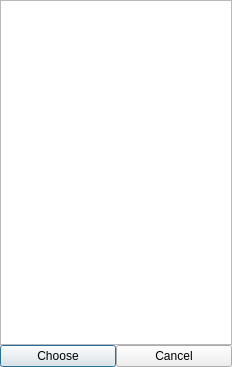
<?xml version="1.0" encoding="UTF-8"?>
<ui version="4.0">
 <author>Bernd Stramm &lt;bernd.stramm@gmail.com&gt;</author>
 <class>PickString</class>
 <widget class="QDialog" name="PickString">
  <property name="geometry">
   <rect>
    <x>0</x>
    <y>0</y>
    <width>232</width>
    <height>367</height>
   </rect>
  </property>
  <property name="windowTitle">
   <string>Pick One</string>
  </property>
  <property name="windowIcon">
   <iconset resource="../permute.qrc">
    <normaloff>:/deeptrim.png</normaloff>:/deeptrim.png</iconset>
  </property>
  <layout class="QGridLayout" name="gridLayout">
   <item row="0" column="0" colspan="2">
    <widget class="QListView" name="stringList"/>
   </item>
   <item row="1" column="0">
    <widget class="QPushButton" name="pickButton">
     <property name="text">
      <string>Choose</string>
     </property>
     <property name="icon">
      <iconset resource="../permute.qrc">
       <normaloff>:/icons/dialog-ok.png</normaloff>:/icons/dialog-ok.png</iconset>
     </property>
    </widget>
   </item>
   <item row="1" column="1">
    <widget class="QPushButton" name="cancelButton">
     <property name="text">
      <string>Cancel</string>
     </property>
     <property name="icon">
      <iconset resource="../permute.qrc">
       <normaloff>:/icons/dialog-cancel.png</normaloff>:/icons/dialog-cancel.png</iconset>
     </property>
    </widget>
   </item>
  </layout>
 </widget>
 <layoutdefault spacing="0" margin="0"/>
 <resources>
  <include location="../permute.qrc"/>
 </resources>
 <connections/>
</ui>
